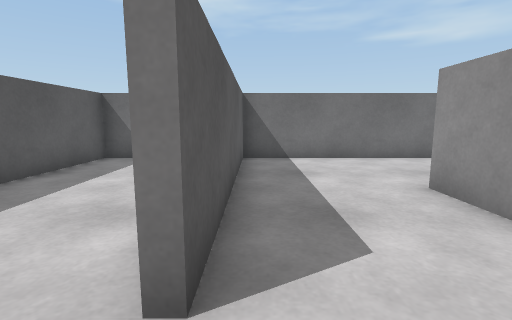
[1] (above)

12 first-person views from a walk through a Unity game level. The camera is 0.58 m above the floor, tilts 8° down and sees 85° across. The floor is counted in squares, 0.5 m on a side. Each view is taken from the middle of a square. On the plan, view 1 faces up. The plan holds only what a view shows up to about 12 squares ahead; the rest is blank. The player character is not drawn.

[2]
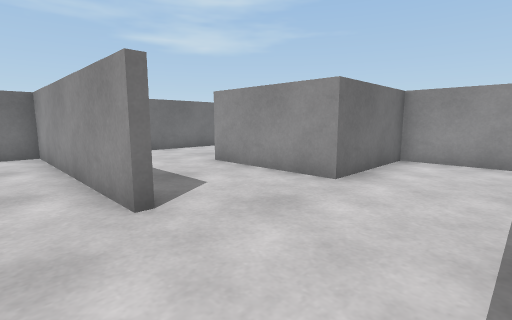

[3]
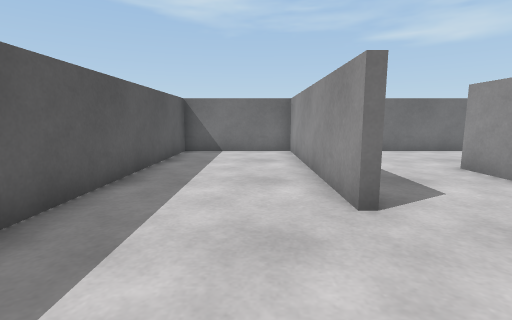

[4]
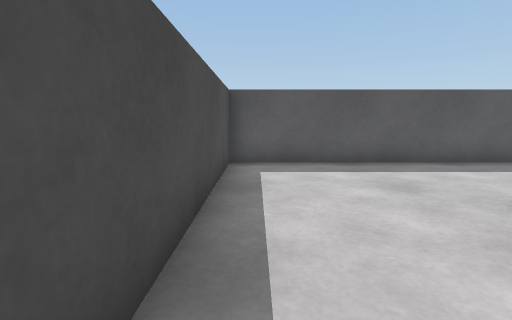

[5]
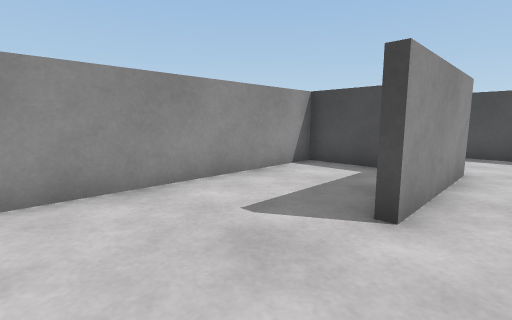

[6]
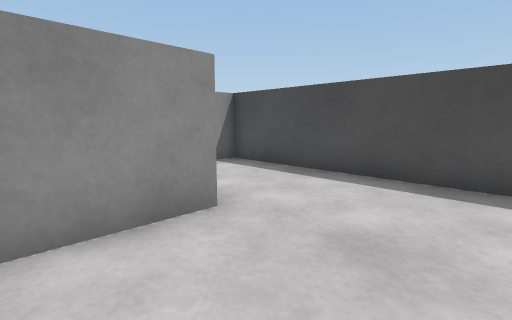

[7]
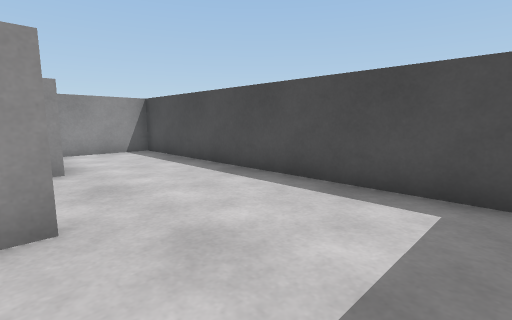

[8]
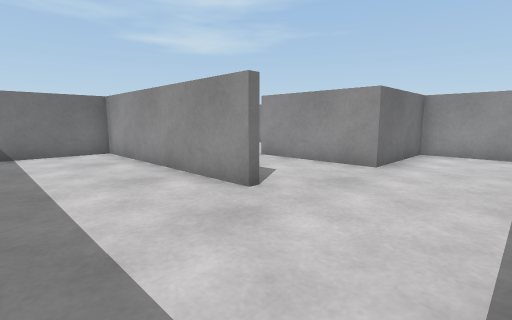

[9]
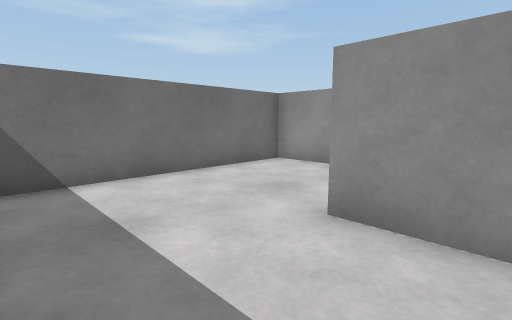

[10]
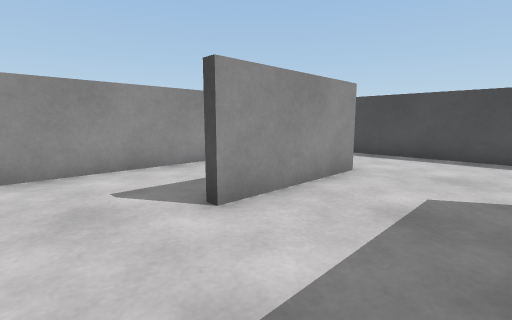

[11]
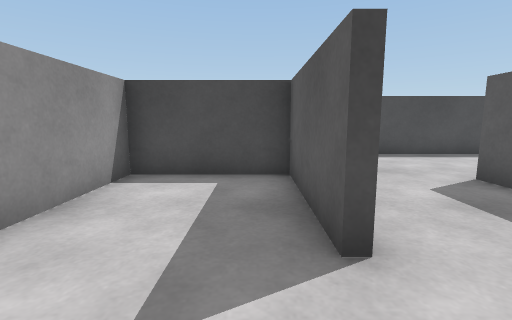

[12]
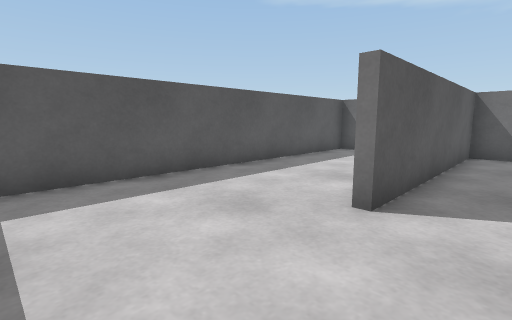

### Floor plan
Points are (right, up) in squares from view 1. A wall is a line through its corners. A room is listed if a view was taken in it or the views show most of it. See-through windows are left out.
Room 1 (views 1, 2, 3, 4, 5, 6, 7, 8, 9, 10, 11, 12)
walls: (-0.7, 1.5) (-0.7, 8.7) (-4.7, 8.7) (-4.7, -2.7) (6.7, -2.7) (6.7, 0.7) (3, 0.7) (3, 4.8); (3.3, 4.8) (3.3, 1) (6.7, 1) (6.7, 8.7) (-0.4, 8.7) (-0.4, 1.5)

Where each view was taken, in squares from view 1:
view 1: 0 up, 0 right, facing up
view 2: 2 down, 2 left, facing up-right
view 3: 2 down, 2 left, facing up
view 4: 2 down, 3 right, facing left
view 5: 8 up, 2 right, facing down-right
view 6: 3 up, 0 right, facing down-right
view 7: 2 up, 4 left, facing down-right
view 8: 2 down, 4 left, facing up-right
view 9: 3 up, 0 right, facing up-right
view 10: 7 up, 0 right, facing down-right
view 11: 7 up, 4 right, facing down
view 12: 2 down, 1 right, facing up-left
